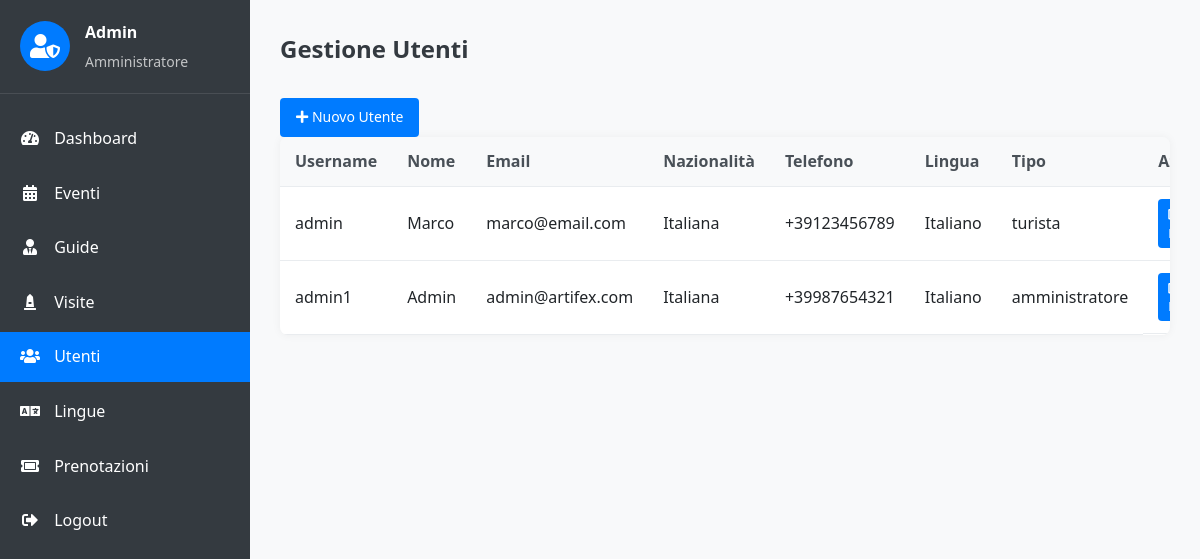
Screenshot of /admin_utenti.php (signed in) with the database file from the repository.
### tables this page shows
create table Utente(
username varchar(255) primary key,
pwd varchar(255) not null,
nome varchar(30) not null,
email varchar(64) not null,
nazionalita varchar(30),
telefono varchar(30),
lingua varchar(30),
tipo enum("turista", "amministratore"),
foreign key (lingua) references Lingua(lingua)
);

### admin_utenti.php (the view, shortened to what this page needs)
<?php
$config = require('databaseConfig.php');
$db = DBcon::getDB($config);
try {
    $stmt = $db->query("SELECT username, nome, email, nazionalita, telefono, lingua, tipo FROM Utente ORDER BY username");
    $utenti = $stmt->fetchAll(PDO::FETCH_ASSOC);
} catch (PDOException $e) {
    $error_message = "Errore nel recupero degli utenti: " . $e->getMessage();
}
$edit_mode = isset($_GET['action']) && in_array($_GET['action'], ['edit', 'create']);
$utente_to_edit = null;
try {
    $stmt = $db->query("SELECT lingua FROM Lingua ORDER BY lingua");
    $lingue = $stmt->fetchAll(PDO::FETCH_COLUMN);
} catch (PDOException $e) {
    $lingue = [];
}
?>
<!DOCTYPE html>
<html lang="it">
<head>
    <link rel="stylesheet" href="style/admin.css">
    <link rel="stylesheet" href="https://cdnjs.cloudflare.com/ajax/libs/font-awesome/5.15.3/css/all.min.css">
</head>
<body>
<div class="admin-dashboard">
    <div class="sidebar">
        <div class="admin-info">
            <div class="admin-avatar"><i class="fas fa-user-shield"></i></div>
            <div class="admin-details">
                <h3><?= htmlspecialchars($_SESSION['user_name']) ?></h3>
                <p>Amministratore</p>
            </div>
        </div>
        <ul class="admin-menu">
            <li><a href="admin_dashboard.php"><i class="fas fa-tachometer-alt"></i> Dashboard</a></li>
            <li><a href="admin_eventi.php"><i class="fas fa-calendar-alt"></i> Eventi</a></li>
            <li><a href="admin_guide.php"><i class="fas fa-user-tie"></i> Guide</a></li>
            <li><a href="admin_visite.php"><i class="fas fa-monument"></i> Visite</a></li>
            <li class="active"><a href="admin_utenti.php"><i class="fas fa-users"></i> Utenti</a></li>
            <li><a href="admin_lingue.php"><i class="fas fa-language"></i> Lingue</a></li>
            <li><a href="admin_prenotazioni.php"><i class="fas fa-ticket-alt"></i> Prenotazioni</a></li>
            <li><a href="logout.php"><i class="fas fa-sign-out-alt"></i> Logout</a></li>
        </ul>
    </div>
    <div class="main-content">
        <div class="page-header">
            <h1>Gestione Utenti</h1>
        </div>
        <?php if ($edit_mode): ?>
            <div class="edit-form-container">
                <h2><?= $_GET['action'] === 'create' ? 'Crea Nuovo Utente' : 'Modifica Utente' ?></h2>
                <form method="POST" class="edit-form">
                    <input type="hidden" name="action" value="<?= $_GET['action'] === 'create' ? 'create' : 'update' ?>">
                    <?php if ($_GET['action'] === 'edit'): ?>
                        <input type="hidden" name="username" value="<?= htmlspecialchars($utente_to_edit['username']) ?>">
                    <?php endif; ?>
                    <div class="form-group">
                        <label for="username">Username:</label>
                        <input type="text" name="username" id="username" required
                            <?= $_GET['action'] === 'edit' ? 'readonly' : '' ?>
                               value="<?= htmlspecialchars($utente_to_edit['username'] ?? '') ?>"
                               class="form-control">
                    </div>
                    <div class="form-group">
                        <label for="pwd"><?= $_GET['action'] === 'edit' ? 'Nuova Password (lascia vuoto per non cambiare):' : 'Password:' ?></label>
                        <input type="password" name="pwd" id="pwd" <?= $_GET['action'] === 'create' ? 'required' : '' ?> class="form-control">
                    </div>
                    <div class="form-group">
                        <label for="nome">Nome:</label>
                        <input type="text" name="nome" id="nome" required
                               value="<?= htmlspecialchars($utente_to_edit['nome'] ?? '') ?>" class="form-control">
                    </div>
                    <div class="form-group">
                        <label for="email">Email:</label>
                        <input type="email" name="email" id="email" required
                               value="<?= htmlspecialchars($utente_to_edit['email'] ?? '') ?>" class="form-control">
                    </div>
                    <div class="form-group">
                        <label for="nazionalita">Nazionalità:</label>
                        <input type="text" name="nazionalita" id="nazionalita"
                               value="<?= htmlspecialchars($utente_to_edit['nazionalita'] ?? '') ?>" class="form-control">
                    </div>
                    <div class="form-group">
                        <label for="telefono">Telefono:</label>
                        <input type="text" name="telefono" id="telefono"
                               value="<?= htmlspecialchars($utente_to_edit['telefono'] ?? '') ?>" class="form-control">
                    </div>
                    <div class="form-group">
                        <label for="lingua">Lingua:</label>
                        <select name="lingua" id="lingua" class="form-control">
                            <option value="">-- Seleziona lingua --</option>
                            <?php foreach ($lingue as $lang): ?>
                                <option value="<?= htmlspecialchars($lang) ?>"
                                    <?= (isset($utente_to_edit['lingua']) && $utente_to_edit['lingua'] === $lang) ? 'selected' : '' ?>>
                                    <?= htmlspecialchars($lang) ?>
                                </option>
                            <?php endforeach; ?>
                        </select>
                    </div>
                    <div class="form-group">
                        <label for="tipo">Tipo:</label>
                        <select name="tipo" id="tipo" required class="form-control">
                            <option value="turista" <?= (isset($utente_to_edit['tipo']) && $utente_to_edit['tipo'] === 'turista') ? 'selected' : '' ?>>Turista</option>
                            <option value="amministratore" <?= (isset($utente_to_edit['tipo']) && $utente_to_edit['tipo'] === 'amministratore') ? 'selected' : '' ?>>Amministratore</option>
                        </select>
                    </div>
                    <div class="form-actions">
                        <button type="submit" class="btn">Salva</button>
                        <a href="admin_utenti.php" class="btn secondary">Annulla</a>
                    </div>
                </form>
            </div>
        <?php else: ?>
            <div class="actions-bar">
                <a href="admin_utenti.php?action=create" class="btn"><i class="fas fa-plus"></i> Nuovo Utente</a>
            </div>
            <div class="data-table-container">
                <table class="data-table">
                    <thead>
                    <tr>
                        <th>Username</th>
                        <th>Nome</th>
                        <th>Email</th>
                        <th>Nazionalità</th>
                        <th>Telefono</th>
                        <th>Lingua</th>
                        <th>Tipo</th>
                        <th>Azioni</th>
                    </tr>
                    </thead>
                    <tbody>
                    <?php if (count($utenti) > 0): ?>
                        <?php foreach ($utenti as $utente): ?>
                            <tr>
                                <td><?= htmlspecialchars($utente['username']) ?></td>
                                <td><?= htmlspecialchars($utente['nome']) ?></td>
                                <td><?= htmlspecialchars($utente['email']) ?></td>
                                <td><?= htmlspecialchars($utente['nazionalita']) ?></td>
                                <td><?= htmlspecialchars($utente['telefono']) ?></td>
                                <td><?= htmlspecialchars($utente['lingua']) ?></td>
                                <td><?= htmlspecialchars($utente['tipo']) ?></td>
                                <td class="actions">
                                    <a href="admin_utenti.php?action=edit&username=<?= urlencode($utente['username']) ?>" class="btn btn-small">
                                    </a>
                                </td>
                            </tr>
                        <?php endforeach; ?>
                    <?php else: ?>
                        <tr><td colspan="8" class="no-data">Nessun utente trovato</td></tr>
                    <?php endif; ?>
                    </tbody>
                </table>
            </div>
        <?php endif; ?>
    </div>
</div>
</body>
</html>

### style/admin.css (style rules this page uses)
* { margin: 0; padding: 0; box-sizing: border-box; }
body { font-family: 'Segoe UI', Tahoma, Geneva, Verdana, sans-serif; background-color: #f8f9fa; color: #212529; line-height: 1.6; min-height: 100vh; }
.admin-dashboard { display: flex; min-height: 100vh; }
.sidebar { width: 250px; background-color: #343a40; color: #fff; padding: 20px 0; height: 100vh; position: sticky; top: 0; }
.admin-info { padding: 0 20px 20px; border-bottom: 1px solid rgba(255, 255, 255, 0.1); margin-bottom: 20px; display: flex; align-items: center; }
.admin-avatar { width: 50px; height: 50px; background-color: #007bff; border-radius: 50%; display: flex; align-items: center; justify-content: center; margin-right: 15px; }
.admin-avatar i { font-size: 24px; }
.admin-details h3 { margin: 0; font-size: 16px; }
.admin-details p { margin: 5px 0 0; opacity: 0.7; font-size: 14px; }
.admin-menu { list-style: none; padding: 0; margin: 0; }
.admin-menu li { margin-bottom: 5px; }
.admin-menu li a { display: block; padding: 12px 20px; color: #fff; text-decoration: none; transition: all 0.3s; }
.admin-menu li a i { margin-right: 10px; width: 20px; text-align: center; }
.admin-menu li.active a { background-color: #007bff; }
.main-content { flex: 1; padding: 30px; background-color: #f8f9fa; overflow-y: auto; }
.page-header { margin-bottom: 30px; }
.page-header h1 { margin: 0; font-size: 24px; color: #343a40; margin-bottom: 10px; }
.btn { display: inline-block; background-color: #007bff; color: #fff; padding: 8px 16px; border-radius: 4px; text-decoration: none; border: none; cursor: pointer; font-size: 14px; transition: background-color 0.3s; }
.btn-small { padding: 5px 10px; font-size: 12px; }
.data-table-container { overflow-x: auto; background-color: #fff; border-radius: 8px; box-shadow: 0 0 10px rgba(0, 0, 0, 0.05); }
.data-table { width: 100%; border-collapse: collapse; }
.data-table th, .data-table td { padding: 12px 15px; text-align: left; border-bottom: 1px solid #e9ecef; }
.data-table th { background-color: #f8f9fa; font-weight: 600; color: #495057; }
.data-table .actions { display: flex; gap: 5px; }
html, body { height: 100%; margin: 0; padding: 0; }

### rows the page displays
utente: username "admin", nome "Marco", email "marco@email.com", nazionalita "Italiana", telefono "+39123456789", lingua "Italiano", tipo "turista"
utente: username "admin1", nome "Admin", email "admin@artifex.com", nazionalita "Italiana", telefono "+39987654321", lingua "Italiano", tipo "amministratore"

### other values shown
$_SESSION['user_name'] "Admin"
